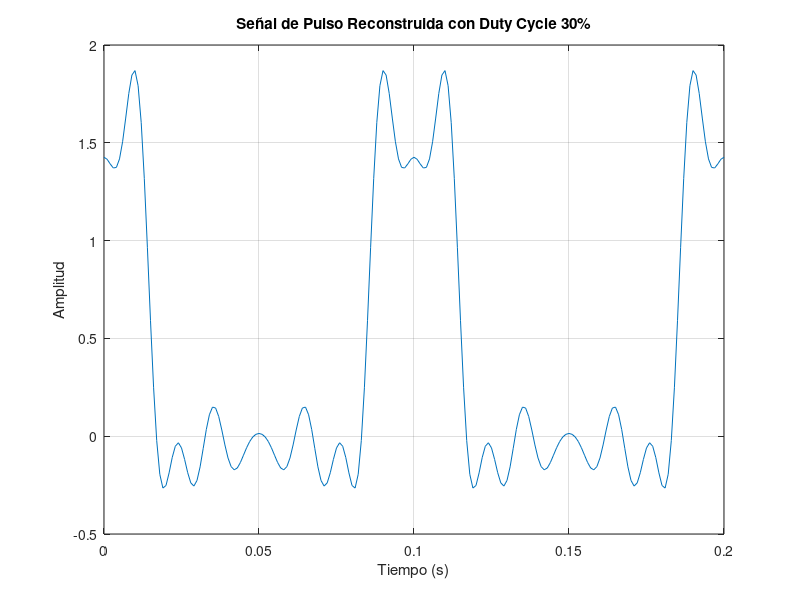

This chart was generated by the following MATLAB code:
% Definir parámetros de la señal
T = 0.1;  % Periodo de la señal (en segundos)
f = 1/T;  % Frecuencia fundamental (en Hz)

% Amplitudes de los armónicos proporcionadas
A0 = 0.4;   % Armónico 0 (componente DC)
A1 = 0.8;   % Armónico 1
A2 = 0.51;   % Armónico 2
A3 = 0.117;  % Armónico 3
A4 = -0.22;  % Armónico 4
A5 = -0.26;  % Armónico 5
A6 = -0.12; % Armónico 6
A7 = -0.071; % Armónico 7
A8 = 0.15;  % Armónico 8
A9 = 0.12;  % Armónico 9

% Definir el tiempo
t = 0:T/100:2*T;  % 2 períodos de la señal con 100 muestras por período

% Reconstrucción de la señal de pulso con los armónicos y usando coseno
V0 = A0;                   % Armónico 0 (componente DC)
V1 = A1 * cos(2 * pi * f * t);           % Armónico 1
V2 = A2 * cos(2 * pi * 2 * f * t);       % Armónico 2
V3 = A3 * cos(2 * pi * 3 * f * t);       % Armónico 3
V4 = A4 * cos(2 * pi * 4 * f * t);       % Armónico 4
V5 = A5 * cos(2 * pi * 5 * f * t);       % Armónico 5
V6 = A6 * cos(2 * pi * 6 * f * t);       % Armónico 6
V7 = A7 * cos(2 * pi * 7 * f * t);       % Armónico 7
V8 = A8 * cos(2 * pi * 8 * f * t);       % Armónico 8
V9 = A9 * cos(2 * pi * 9 * f * t);       % Armónico 9

% Señal reconstruida sumando todos los armónicos
V_pulse_30 = V0 + V1 + V2 + V3 + V4 + V5 + V6 + V7 + V8 + V9;

% Graficar la señal de pulso reconstruida con duty cycle del 30%
figure;
plot(t, V_pulse_30);
title('Señal de Pulso Reconstruida con Duty Cycle 30%');
xlabel('Tiempo (s)');
ylabel('Amplitud');
grid on;
